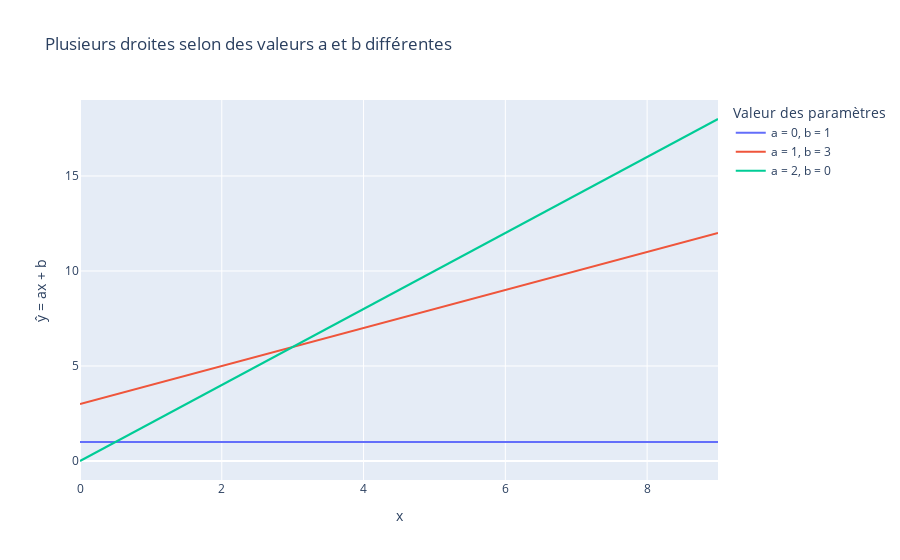

Notebook source saved alongside this figure:
### Markdown cell above
Posons préalablement $x = (x_1, x_2, \dotsc, x_D)$, le vecteur de $D$ composantes, dont chacune d'entre elles correspond à une caractéristique.

Pour résoudre une tâche de régression, nous modélisons la relation entre nos couples $(x, y)$ par une droite $\hat y$ telle que :

$$
\hat y = \sum_{i=1}^D a_i x_i + b
$$

Le modèle effectue une **combinaison linéaire** de toutes les caractéristiques $x_{i}$ pour produire une valeur finale $\hat y$ représentant la valeur prédite.
L'apprentissage de ce modèle se fait en déterminant les $D$ valeurs du vecteur $a = (a_1, a_2, \dotsc, a_D)$ et celle du biais $b$.

> *💡 Remarque : On dit que $a$ et $b$ sont les **paramètres** du modèle.*

**Introduisons notre approche avec un peu de code :**

Pour mieux se rendre compte de ce que font les paramètres $a$ et $b$,
on peut afficher le tracé de quelques droites dans le cas où $x$ (et donc $a$) n'a qu'une dimension ($N=1$). On aura donc une droite affine du type.

$$
y = ax + b
$$

Visuellement, $a$ est la **pente** (ou coefficiant directeur) de la courbe et $b$ **l'ordonnée à l'origine** (à $x = 0$).

### Code cell
import numpy as np
import plotly.graph_objects as go

def f(x: np.ndarray, a: float, b: float) -> np.ndarray:
    return a * x + b

x = np.arange(10)
a_list = [0, 1, 2]
b_list = [1, 3, 0]

fig = go.Figure()

for a, b in zip(a_list, b_list) :
    y = f(x, a, b)
    fig.add_scatter(x=x, y=y, name=f"a = {a}, b = {b}", mode="lines")

fig.update_layout(  title=f"Plusieurs droites selon des valeurs a et b différentes",
                    xaxis_title="x",
                    yaxis_title="ŷ = ax + b",
                    legend_title="Valeur des paramètres",)
fig.show()

### Figure 1 — Plotly figure (JSON) as saved in the notebook; plotly's stock layout.template omitted (floating-point values rounded to 4 significant figures)
{"data": [{"mode": "lines", "name": "a = 0, b = 1", "type": "scatter", "x": [0, 1, 2, 3, 4, 5, 6, 7, 8, 9], "y": [1, 1, 1, 1, 1, 1, 1, 1, 1, 1]}, {"mode": "lines", "name": "a = 1, b = 3", "type": "scatter", "x": [0, 1, 2, 3, 4, 5, 6, 7, 8, 9], "y": [3, 4, 5, 6, 7, 8, 9, 10, 11, 12]}, {"mode": "lines", "name": "a = 2, b = 0", "type": "scatter", "x": [0, 1, 2, 3, 4, 5, 6, 7, 8, 9], "y": [0, 2, 4, 6, 8, 10, 12, 14, 16, 18]}], "layout": {"legend": {"title": {"text": "Valeur des paramètres"}}, "title": {"text": "Plusieurs droites selon des valeurs a et b différentes"}, "xaxis": {"title": {"text": "x"}}, "yaxis": {"title": {"text": "ŷ = ax + b"}}}}
